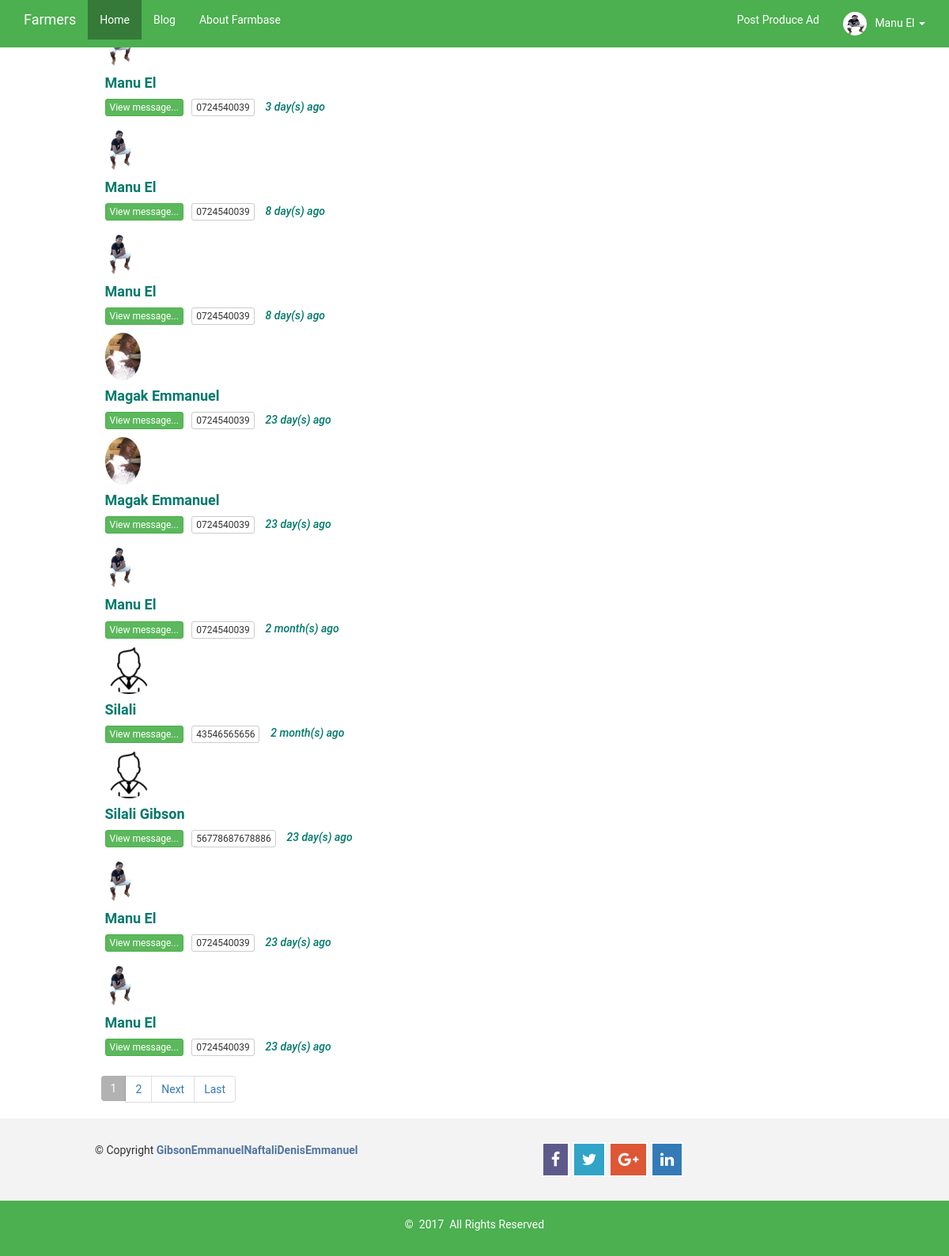
/farmer_inbox.php (signed in), run on the app's committed database.
### tables this page shows
CREATE TABLE `tbl_farmers` (
  `ID` int(11) NOT NULL,
  `name` varchar(100) NOT NULL,
  `email` varchar(100) NOT NULL,
  `phone` varchar(100) NOT NULL,
  `photo` varchar(100) NOT NULL,
  `pass` varchar(500) NOT NULL,
  `hidden` varchar(5) NOT NULL
);

CREATE TABLE `sent_messages` (
  `ID` int(11) NOT NULL,
  `name` varchar(100) NOT NULL,
  `senderEmail` varchar(100) NOT NULL,
  `phone` varchar(100) NOT NULL,
  `message` longtext NOT NULL,
  `postID` varchar(100) NOT NULL,
  `receiverEmail` varchar(100) NOT NULL,
  `status` varchar(10) NOT NULL,
  `timer` timestamp NOT NULL DEFAULT CURRENT_TIMESTAMP ON UPDATE CURRENT_TIMESTAMP
);

CREATE TABLE `tbl_consultants` (
  `ID` int(11) NOT NULL,
  `name` varchar(100) NOT NULL,
  `email` varchar(100) NOT NULL,
  `phone` varchar(100) NOT NULL,
  `photo` varchar(100) NOT NULL,
  `pass` varchar(500) NOT NULL
);

### class.farmer.php (called while the page is built, shortened)
<?php
class FARMER
{
	private $conn;
	public function __construct()
	{
		$database = new Database();
		$db = $database->dbConnection();
		$this->conn = $db;
    }
	public function runQuery($sql)
	{
		$stmt = $this->conn->prepare($sql);
		return $stmt;
	}
	public function is_logged_in()
	{
		if(isset($_SESSION['farmerSession']))
		{
			return true;
		}
	}
}

### class.message.php (the view, shortened to what this page needs)
<?php
class paginate
{
	function __construct()
	{
		$database = new Database();
		$db = $database->dbConnection();
		$this->conn = $db;
	}
	public function dataview($query)
	{
		$stmt = $this->conn->prepare($query);
		$stmt->execute();
		if($stmt->rowCount()>0)
		{
			while($row=$stmt->fetch(PDO::FETCH_ASSOC))
			{
				?>
			  <a href="farmer_inbox_view.php?message=<?php echo $row['ID']; ?>" class="clearfix">
              <div class="col-md-10 col-md-offset-1  col-xs-12 col-sm-12 row-eq-height __message-item"  id="mauni">
                <div class="col-md-3 col-sm-3 col-xs-3">
               <?php
                            $stmt1 = $this->conn->prepare("SELECT * FROM tbl_consultants WHERE name=:email_id AND photo!=''");
                            $stmt1->execute(array(":email_id"=>$row['name']));
                            if ($stmt1->rowCount() > 0) {
                                $rower = $stmt1->fetch(PDO::FETCH_ASSOC);?>
                                <span class="photo"><img class=" img-circle" alt="avatar" src="consultants/consult_images/<?php echo $rower['photo']; ?>" height="60px"></span>
                       <?php     } else {
                            $stmt1 = $stmt1 = $this->conn->prepare("SELECT * FROM tbl_farmers WHERE name=:email_id AND photo!=''");
                            $stmt1->execute(array(":email_id"=>$row['name']));
                            if ($stmt1->rowCount() > 0) {
                                $rower = $stmt1->fetch(PDO::FETCH_ASSOC);?>
                                <span class="photo"><img class=" img-circle" alt="avatar" src="farmer_images/<?php echo $rower['photo']; ?>" height="60px"></span>
                      <?php } else { ?>
                                <span class="photo"><img class=" img-circle" alt="avatar" src="img/user.png" height="60px"></span>
                      <?php }
                        } ?>
               	</div>
                <div class="col-md-9 col-sm-9 col-xs-9">
	            <span>    <a href="farmer_inbox_view.php?message=<?php echo $row['ID']; ?>"><h4 class="itemed h4"><b><?php echo $row['name']; ?></b></h4></a>
					  <a href="farmer_inbox_view.php?message=<?php echo $row['ID']; ?>"><button class="btn btn-success btn-xs" type="submit" name="btn-more" value="<?php echo $row['ID']; ?>">View message...</button></a>&nbsp;&nbsp;
					 </span>
	                   <span  class="priced btn btn-default btn-xs"> <?php echo $row['phone']; ?></span>&nbsp;&nbsp;&nbsp;
	                    <span class="itemed h5 " style="font-style: italic;"><?php
	                    			$timed = $row['timer'];
								   $timestamp = strtotime($timed);
								   $strTime = array("second", "minute", "hour", "day", "month", "year");
								   $length = array("60","60","24","30","12","10");
								   $currentTime = time();
								   if($currentTime >= $timestamp) {
										$diff     = time()- $timestamp;
										for($i = 0; $diff >= $length[$i] && $i < count($length)-1; $i++) {
										$diff = $diff / $length[$i];
										}
										$diff = round($diff);
										echo $diff . " " . $strTime[$i] . "(s) ago ";
								   } ?></span>
               </div><br>
            </div>
               </a>
                <?php
			}
		}
		else
		{
			?>
            <tr>
            <td>Nothing here...</td>
            </tr>
            <?php
		}
	}
	public function paginglink($query,$records_per_page)
	{
		$self = $_SERVER['PHP_SELF'];
		$stmt = $this->conn->prepare($query);
		$stmt->execute();
		$total_no_of_records = $stmt->rowCount();
		if($total_no_of_records > 0)
		{
			?><tr><td colspan="3"><?php
			$total_no_of_pages=ceil($total_no_of_records/$records_per_page);
			$current_page=1;
			for($i=1;$i<=$total_no_of_pages;$i++)
			{
				if($i==$current_page)
				{
					echo "<li class='active'><a href='".$self."?page_no=".$i."'>".$i."</a></li>";
				}
				else
				{
					echo "<li><a  href='".$self."?page_no=".$i."'>".$i."</a>&nbsp;&nbsp;</li>";
				}
			}
			if($current_page!=$total_no_of_pages)
			{
				$next=$current_page+1;
				echo "<li><a  href='".$self."?page_no=".$next."'>Next</a>&nbsp;&nbsp;</li>";
				echo "<li><a href='".$self."?page_no=".$total_no_of_pages."'>Last</a>&nbsp;&nbsp;</li>";
			}
			?></td></tr><?php
		}
	}
}

### farmer_inbox.php (shortened to what this page needs)
<?php
require_once 'class.farmer.php';
$farmer_home = new FARMER();
if($farmer_home->is_logged_in()){
$stmt = $farmer_home->runQuery("SELECT * FROM tbl_farmers WHERE email=:email_id");
$stmt->execute(array(":email_id"=>$_SESSION['farmerSession']));
$row = $stmt->fetch(PDO::FETCH_ASSOC);
}
$farmer_home_post = new Database();
if($farmer_home_post->dbConnection())
	{
		include_once 'class.message.php';
		$paginate = new paginate();
	}
?>
<!DOCTYPE html>
<html>
	<head>
		<link href="#SSS" rel="stylesheet" type="text/css" />
		 <link href="css/style.css" rel="stylesheet">
		<link href="css/bootstrap.min.css" rel="stylesheet" type="text/css" />
		 <link href="font/css/font-awesome.css" rel="stylesheet" />
	</head>
	<body>
	<section>
		<nav class="navbar navbar-default navbar-fixed-top">
      <div class="container">
        <div class="navbar-header">
          <a class="navbar-brand" href="index">Farmers</a>
        </div>
        <div id="navbar" class="navbar-collapse collapse">
          <ul class="nav navbar-nav">
            <li class="active"><a href="index">Home</a></li>
            <li><a href="blog">Blog</a></li>
            <li><a href="about">About Farmbase</a></li>
          </ul>
          <ul class="nav navbar-nav navbar-right">
           <?php
if($farmer_home->is_logged_in()) {
 	?>
 	<li><a href="farmer_post"><span class="glyphicon glyphicon"></span>&nbsp;Post Produce Ad</a></li>
	 <li class="dropdown">
              <a href="#" class="dropdown-toggle" data-toggle="dropdown" role="button" aria-haspopup="true" aria-expanded="false">
              	<?php
					if(isset($pic)){
						echo $pic;
					} else { ?>
					<img class="img-circle " src="farmer_images/<?php echo $row['photo']; ?>"  style=" padding:0px;"  height=50px />
				<?php
				}?>
			  <span class=""></span>&nbsp; <?php echo $row['name']; ?>&nbsp;<span class="caret"></span></a>
            </li><?php } ?>
          </ul>
        </div>
      </div>
    </nav>
   	 <div class="col-lg-2 col-lg-offset-5">
		<br style="margin: 15px;">
	</div>
    <section>
    <div class="container" id="panel_post">
		                   <?php
		                   $namer = $row['name'];
		                    $query = "SELECT * FROM sent_messages WHERE receiverEmail='$namer' ORDER BY ID DESC";
		                    $records_per_page=10;
		                    $newquery = $paginate->paging($query,$records_per_page);
		                    $paginate->dataview($newquery);
		                    ?>
		                  <div class="clearfix"></div>
		                 <div class=" col-md-10 col-xs-12 col-md-offset-1">
		                 	<ul class="pagination">
		                    <?php
		                    $paginate->paginglink($query,$records_per_page);
		                    ?>
		                    </ul>
		                 </div>
        </div>
    </section>
	<?php
	include 'footer.php';
	?>
	</body>
</html>

### footer.php (shortened to what this page needs)
<footer>
 		 <div class="footer-middle">
			<div class="container">
			  <div class="row">
			  <div class="col-lg-6 col-md-6 col-sm-6 col-xs-12">
				<div class="footer-copyright">
				  <p>&copy; Copyright  <a href="./index">GibsonEmmanuelNaftaliDenisEmmanuel</a></p>
				</div>
			  </div>
			  <div class="col-lg-6 col-md-6 col-sm-6 col-xs-12">
				<div class="footer-social">
					<a href="#"><span class="fa fa-facebook"></span></a>
					<a href="#"><span class="fa fa-twitter"></span></a>
					<a href="#"><span class="fa fa-google-plus"></span></a>
					<a href=""><span class="fa fa-linkedin"></span></a>
				</div>
			  </div>
			</div>
			</div>
		  </div>
		<div class="col-md-12">
			<div class="col-md-6 col-md-offset-3 text-center">
				<p>&copy; &nbsp;<?php echo date('Y'); ?> &nbsp;All Rights Reserved </p>
			</div>
		</div>
	</footer>

### css/style.css (style rules this page uses)
html , body { font-family: 'Roboto', sans-serif !important; }
.navbar-fixed-top, #navbar, #myTab { background-color:#4CAF50 !important; border: none!important; }
.dropdown-toggle { background-color:#4CAF50 !important; }
ul .active a { background-color:rgba(0,0,0,0.3) !important; border: none!important; }
.nav li a, .navbar-brand { color: #fff!important; border: none!important; border-radius: 0px!important; }
.dropdown-toggle img { width: 30px!important; height: 30px!important; padding: 0px!important; }
#panel_post { width: 100%; margin-top: -20px!important; }
#mauni { padding: 5px; }
.itemed { color: #00796b!important; }
footer .col-md-12 { color: #fff; padding: 20px; width: 100%; background-color: #4CAF50!important; }
a { text-decoration: none; }
ul { list-style: none; }
.footer-middle .container { width: 100%; padding: 30px 10%; background-color: #F3F3F3; }
.footer-middle p a { color: #5375A2; font-weight: 600; }
.footer-social { margin-left: 15%; }
.footer-social .fa { padding: 10px; font-size: 20px; }
.fa-facebook { border: 2px solid #fff; background-color: #5D5A8B; color: #fff; }
.fa-google-plus { background-color: #DD5736; color: #fff; border: 2px solid #fff; }
.fa-twitter { color:#fff ; border: 2px solid #fff; background-color: #31A4C7; }
.fa-linkedin { border: 2px solid #fff; color: #fff; background-color: #337AB7; }

### data on the page
tbl_farmers: photo (picture), name "Manu El"
sent_messages: name "Manu El", $row['ID'] 22 (drawn), phone "0724540039", diff "3", i "day"
sent_messages: tbl_farmers.photo (picture), name "Manu El", $row['ID'] 21 (drawn), phone "0724540039", diff "8", i "day"
sent_messages: tbl_farmers.photo (picture), name "Manu El", $row['ID'] 20 (drawn), phone "0724540039", diff "8", i "day"
sent_messages: tbl_consultants.photo (picture), name "Magak Emmanuel", $row['ID'] 15 (drawn), phone "0724540039", diff "23", i "day"
sent_messages: tbl_consultants.photo (picture), name "Magak Emmanuel", $row['ID'] 14 (drawn), phone "0724540039", diff "23", i "day"
sent_messages: tbl_farmers.photo (picture), name "Manu El", $row['ID'] 13 (drawn), phone "0724540039", diff "2", i "month"
sent_messages: name "Silali", $row['ID'] 11 (drawn), phone "43546565656", diff "2", i "month"
sent_messages: name "Silali Gibson", $row['ID'] 7 (drawn), phone "56778687678886", diff "23", i "day"
sent_messages: tbl_farmers.photo (picture), name "Manu El", $row['ID'] 6 (drawn), phone "0724540039", diff "23", i "day"
sent_messages: tbl_farmers.photo (picture), name "Manu El", $row['ID'] 5 (drawn), phone "0724540039", diff "23", i "day"
